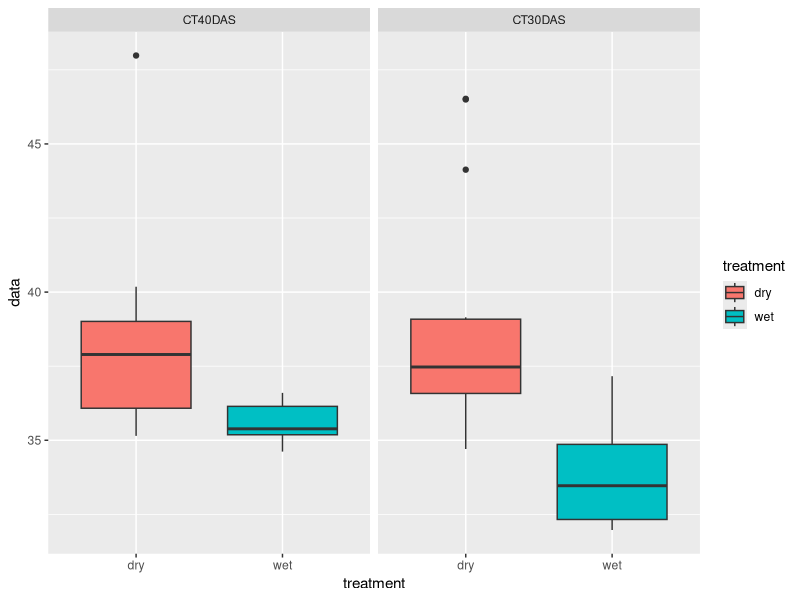

Write R code to recreate this figure. (Note: this script raises an error after producing the figure.)
#data_prep_CT.R 

#get Parthi's CT data for subset15 to compare to leaf rolling and productivity traits 

library(reshape2)
library(ggplot2)

#infile
CT16dr<-read.csv("./data/raw_data/16DR_canopy_temp.csv", header=T, stringsAsFactors=F, na.strings=".")

#planting is 163 DOY 
#July 21 is 40 DAS
#July 11 is 30 DAS

#trim to relevant columns 
CT16dr<-CT16dr[,c(1,4,5,7,8)]
#re-do colnames 
colnames(CT16dr)<-c("subplot_id","treatment","genotype","CT40DAS","CT30DAS")

#long by trait 
CT16dr1<-melt(CT16dr, id.vars=c("subplot_id","treatment","genotype"), measure.vars=c("CT40DAS","CT30DAS"), variable.name="trait", value.name="data")

#quick visualization 
ggplot(data=CT16dr1, aes(treatment, data))+
  geom_boxplot(aes(fill=treatment))+
  facet_wrap(~trait)


###OUTPUT###
save(CT16dr1, file="./data/clean_data/data_subset_CT.Rdata")





###Full pop### 
#do this again but on whole population data and relate to score
CTfull<-read.csv("./data/raw_data/16DR_canopyTemp_fullPop.csv", header=T, stringsAsFactors=F, na.strings=".")

#trim and rename columns 
CTfull<-CTfull[,c(1,4,5,7,8)]
colnames(CTfull)<-c("subplot_id","treatment","genotype","CT40DAS","CT30DAS")

#long by trait 
CTfulll<-melt(CTfull, id.vars=c("subplot_id","treatment","genotype"), measure.vars=c("CT40DAS","CT30DAS"), variable.name="trait", value.name="data")

#remove extreme temperature points 
CTfulll$data[CTfulll$data>41]<-NA

#calculate genotype average canopy temperature 
CTfullg<-ddply(CTfulll, c("genotype","treatment","trait"), summarise, average=mean(data,na.rm=TRUE))



######################
###STOMATAL DENSITY###
######################

SDfull<-read.csv("./data/raw_data/Setaria_stomata_2016_GWAS_phenotype.csv", header=T, stringsAsFactors=F, na.strings=".")

#P1 is July 14-20
#P2 is July 26 and 27 

SDfull<-SDfull[,c(1,4,5,7,8,9)]
colnames(SDfull)<-c("subplot_id","treatment","genotype","SDraw","collection","SDpred")

#hist() doesn't show major outliers. raw has a more normal distribution than pred 

#make raw and pred long as trait 
SDfulll<-melt(SDfull, id.vars=c("subplot_id","treatment","genotype","collection"), measure.vars=c("SDraw","SDpred"), variable.name="trait", value.name="data")

#take genotype*treatment*collection averages 
SDg<-ddply(SDfulll, c("genotype","treatment","collection","trait"), summarise, average=mean(data, na.rm=TRUE))









